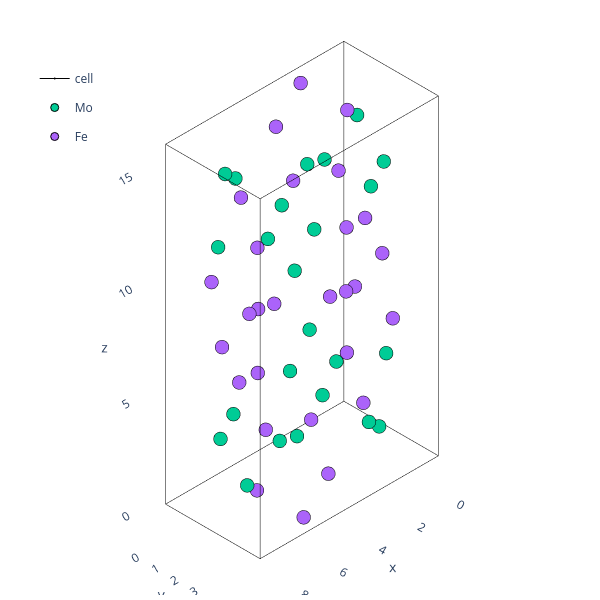

The code cell stored with this chart in its notebook:
### Code cell
theatoms=binaries_predict['M']['Atoms'].atoms.sample(n=1).iloc[0]
plotting.plotly_atoms(theatoms)

### Figure 1 — Plotly figure (JSON) as saved in the notebook; plotly's stock layout.template omitted (floating-point values rounded to 4 significant figures)
{"data": [{"hoverinfo": "skip", "legendgroup": "cell", "line": {"color": "black", "width": 1}, "marker": {"size": 0.01}, "name": "cell", "showlegend": false, "type": "scatter3d", "x": [0.0, 9.149], "y": [0, 0], "z": [0, 0]}, {"hoverinfo": "skip", "legendgroup": "cell", "line": {"color": "black", "width": 1}, "marker": {"size": 0.01}, "name": "cell", "showlegend": false, "type": "scatter3d", "x": [0, 0], "y": [0.0, 4.851], "z": [0, 0]}, {"hoverinfo": "skip", "legendgroup": "cell", "line": {"color": "black", "width": 1}, "marker": {"size": 0.01}, "name": "cell", "showlegend": false, "type": "scatter3d", "x": [0, 0], "y": [0, 0], "z": [0.0, 16.0]}, {"hoverinfo": "skip", "legendgroup": "cell", "line": {"color": "black", "width": 1}, "marker": {"size": 0.01}, "name": "cell", "showlegend": false, "type": "scatter3d", "x": [9.149, 9.149], "y": [0.0, 4.851], "z": [0, 0]}, {"hoverinfo": "skip", "legendgroup": "cell", "line": {"color": "black", "width": 1}, "marker": {"size": 0.01}, "name": "cell", "showlegend": false, "type": "scatter3d", "x": [0.0, 9.149], "y": [4.851, 4.851], "z": [0, 0]}, {"hoverinfo": "skip", "legendgroup": "cell", "line": {"color": "black", "width": 1}, "marker": {"size": 0.01}, "name": "cell", "showlegend": false, "type": "scatter3d", "x": [9.149, 9.149], "y": [4.851, 4.851], "z": [0.0, 16.0]}, {"hoverinfo": "skip", "legendgroup": "cell", "line": {"color": "black", "width": 1}, "marker": {"size": 0.01}, "name": "cell", "showlegend": false, "type": "scatter3d", "x": [9.149, 9.149], "y": [0, 0], "z": [0.0, 16.0]}, {"hoverinfo": "skip", "legendgroup": "cell", "line": {"color": "black", "width": 1}, "marker": {"size": 0.01}, "name": "cell", "showlegend": false, "type": "scatter3d", "x": [0, 0], "y": [4.851, 4.851], "z": [0.0, 16.0]}, {"hoverinfo": "skip", "legendgroup": "cell", "line": {"color": "black", "width": 1}, "marker": {"size": 0.01}, "name": "cell", "showlegend": false, "type": "scatter3d", "x": [0.0, 9.149], "y": [0, 0], "z": [16.0, 16.0]}, {"hoverinfo": "skip", "legendgroup": "cell", "line": {"color": "black", "width": 1}, "marker": {"size": 0.01}, "name": "cell", "showlegend": false, "type": "scatter3d", "x": [0, 0], "y": [0.0, 4.851], "z": [16.0, 16.0]}, {"hoverinfo": "skip", "legendgroup": "cell", "line": {"color": "black", "width": 1}, "marker": {"size": 0.01}, "name": "cell", "showlegend": false, "type": "scatter3d", "x": [0.0, 9.149], "y": [4.851, 4.851], "z": [16.0, 16.0]}, {"hoverinfo": "skip", "legendgroup": "cell", "line": {"color": "black", "width": 1}, "marker": {"size": 0.01}, "name": "cell", "showlegend": true, "type": "scatter3d", "x": [9.149, 9.149], "y": [0.0, 4.851], "z": [16.0, 16.0]}, {"hovertext": ["Mo0", "Mo1", "Mo2", "Mo3", "Mo4", "Mo5", "Mo6", "Mo7", "Mo8", "Mo9", "Mo10", "Mo11", "Mo12", "Mo13", "Mo14", "Mo15", "Mo16", "Mo17", "Mo18", "Mo19", "Mo20", "Mo21", "Mo22", "Mo23"], "marker": {"line": {"color": "black", "width": 1}}, "mode": "markers", "name": "Mo", "type": "scatter3d", "x": [2.978, 1.596, 7.552, 6.171, 1.023, 3.552, 1.023, 5.597, 8.126, 5.597, 8.126, 3.552, 0.5425, 4.032, 5.117, 8.606, 2.741, 1.833, 7.315, 6.408, 7.674, 6.049, 3.1, 1.475], "y": [1.213, 3.638, 1.213, 3.638, 0.02329, 2.449, 2.402, 0.02329, 4.828, 2.402, 2.449, 4.828, 1.213, 3.638, 1.213, 3.638, 1.213, 3.638, 1.213, 3.638, 1.213, 3.638, 1.213, 3.638], "z": [5.284, 13.28, 2.715, 10.71, 11.28, 3.278, 11.28, 12.72, 4.721, 12.72, 4.721, 3.278, 13.61, 5.608, 10.39, 2.39, 9.623, 1.625, 14.37, 6.373, 11.3, 3.298, 12.7, 4.7]}, {"hovertext": ["Fe0", "Fe1", "Fe2", "Fe3", "Fe4", "Fe5", "Fe6", "Fe7", "Fe8", "Fe9", "Fe10", "Fe11", "Fe12", "Fe13", "Fe14", "Fe15", "Fe16", "Fe17", "Fe18", "Fe19", "Fe20", "Fe21", "Fe22", "Fe23", "Fe24", "Fe25", "Fe26", "Fe27"], "marker": {"line": {"color": "black", "width": 1}}, "mode": "markers", "name": "Fe", "type": "scatter3d", "x": [0.6532, 3.921, 5.228, 8.496, 7.473, 6.25, 2.898, 1.676, 2.333, 2.241, 2.333, 6.907, 6.816, 6.907, 6.816, 2.241, 4.796, 8.927, 0.2214, 4.353, 5.639, 8.084, 1.065, 3.509, 0.1317, 4.443, 4.706, 9.017], "y": [1.213, 3.638, 1.213, 3.638, 1.213, 3.638, 1.213, 3.638, 4.836, 2.411, 2.441, 4.836, 0.01504, 2.441, 2.411, 0.01504, 1.213, 3.638, 1.213, 3.638, 1.213, 3.638, 1.213, 3.638, 1.213, 3.638, 1.213, 3.638], "z": [6.039, 14.04, 1.96, 9.958, 6.754, 14.75, 1.245, 9.243, 7.278, 15.28, 7.278, 0.7198, 8.718, 0.7198, 8.718, 15.28, 7.342, 15.34, 0.6558, 8.654, 4.69, 12.69, 3.308, 11.31, 8.827, 0.8286, 15.17, 7.17]}], "layout": {"height": 600, "legend": {"x": 0.05, "xanchor": "left", "y": 0.9, "yanchor": "top"}, "margin": {"b": 5, "l": 5, "r": 0.5, "t": 5}, "scene": {"aspectmode": "data", "camera": {"projection": {"type": "orthographic"}}, "xaxis": {"range": [-0.9149, 10.06], "showbackground": false, "showgrid": false}, "yaxis": {"range": [-0.4851, 5.336], "showbackground": false, "showgrid": false}, "zaxis": {"range": [-1.6, 17.6], "showbackground": false, "showgrid": false}}, "width": 600}}
